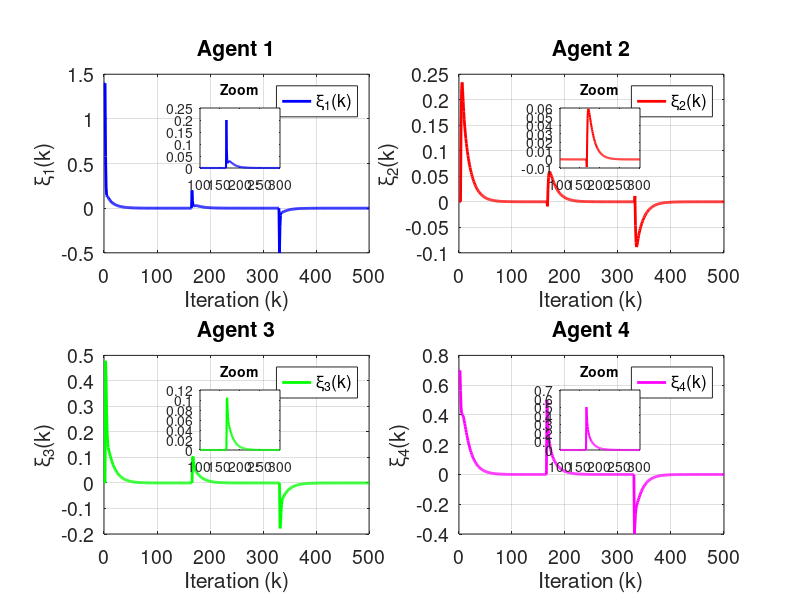

MATLAB code for this plot:
clc; clear;

%Parameters

rho = 10.5;
eta = 5;
lamda = 200;
mu = 80.5;
epsilon = 1e-5;
alpha = 1;

T = 0.1;
gamma1 = 0.05;
gamma2 = 0.05;
gamma3 = 0.05;
gamma4 = 0.05;

beta = 10;
sigma = 95;
tau = 1e-5;
nena = 1e-5;

rT = 1024;
L = 200;
m = 500;
n =600;


% initialization 

phi1 = zeros(m+1, 1);
phi2 = zeros(m+1, 1);
phi3 = zeros(m+1, 1);
phi4 = zeros(m+1, 1);

mfa1 = zeros(m+1, 1);
mfa2 = zeros(m+1, 1);
mfa3 = zeros(m+1, 1);
mfa4 = zeros(m+1, 1);

sm1 = zeros(m,1);
sm2 = zeros(m,1);
sm3 = zeros(m,1);
sm4 = zeros(m,1);

y1 = zeros(m+1, 1);
y2 = zeros(m+1, 1);
y3 = zeros(m+1, 1);
y4 = zeros(m+1, 1);

u1 = zeros(m,1);
u2 = zeros(m,1);
u3 = zeros(m,1);
u4 = zeros(m,1);

xi1 = zeros(m, 1);
xi2 = zeros(m, 1);
xi3 = zeros(m, 1);
xi4 = zeros(m, 1);

s1 = zeros(m, 1);
s2 = zeros(m, 1);
s3 = zeros(m, 1);
s4 = zeros(m, 1);

omega1 = zeros(m, 1);
omega2 = zeros(m, 1);
omega3 = zeros(m, 1);
omega4 = zeros(m, 1);

%Time Invarying Leaders signals (w5, w6)
% % Preallocate arrays (adjust size if needed)
w5 = zeros(1, m);  % example length, adjust as needed
w6 = zeros(1, m);  % example length, adjust as needed

% Set w5 values according to conditions
w5(1:165)     = 1.4;
w5(166:330)   = 1.6;
w5(331:end)   = 1.1;

% Set w6 values according to conditions
w6(1:165)     = 0.7;
w6(166:330)   = 1.2;
w6(331:end)   = 0.8;


% % Time vector for sinusoidal signals
% k = 1:m;
% t = (k-1) * T; % Time vector: t = (k-1)*T

% % Define sinusoidal leader signals (choose one of the variations below)

% % Variation 1: Low-frequency, same amplitude, phase-shifted signals
% w5 = 0.5 + 0.25 * sin(0.1 * t); % Amplitude = 0.25, frequency = 0.1 rad/s, offset = 1.15
% w6 = 0.5 + 0.25 * sin(0.1 * t + pi/2); % Same amplitude and frequency, phase shift = pi/2


for k = 1:m

    if k == 1
        phi1(k) = 1;
        phi2(k) = 1;
        phi3(k) = 1;
        phi4(k) = 1;
    elseif k == 2
        phi1(k) = phi1(k-1) + (eta * u1(k-1) / (mu + u1(k-1)^2)) * (y1(k) - phi1(k-1)*u1(k-1));
        phi2(k) = phi2(k-1) + (eta * u2(k-1) / (mu + u2(k-1)^2)) * (y2(k) - phi2(k-1)*u2(k-1));
        phi3(k) = phi3(k-1) + (eta * u3(k-1) / (mu + u3(k-1)^2)) * (y3(k) - phi3(k-1)*u3(k-1));
        phi4(k) = phi4(k-1) + (eta * u4(k-1) / (mu + u4(k-1)^2)) * (y4(k) - phi4(k-1)*u4(k-1));
    else
        phi1(k) = phi1(k-1) + (eta * (u1(k-1) - u1(k-2)) / (mu + (u1(k-1) - u1(k-2))^2)) * (y1(k) - y1(k-1) - phi1(k-1) * (u1(k-1) - u1(k-2)));
        phi2(k) = phi2(k-1) + (eta * (u2(k-1) - u2(k-2)) / (mu + (u2(k-1) - u2(k-2))^2)) * (y2(k) - y2(k-1) - phi2(k-1) * (u2(k-1) - u2(k-2)));
        phi3(k) = phi3(k-1) + (eta * (u3(k-1) - u3(k-2)) / (mu + (u3(k-1) - u3(k-2))^2)) * (y3(k) - y3(k-1) - phi3(k-1) * (u3(k-1) - u3(k-2)));
        phi4(k) = phi4(k-1) + (eta * (u4(k-1) - u4(k-2)) / (mu + (u4(k-1) - u4(k-2))^2)) * (y4(k) - y4(k-1) - phi4(k-1) * (u4(k-1) - u4(k-2)));
    end

    % Stability protection
    if k > 2 && (abs(phi1(k)) <= epsilon || abs(u1(k - 1) - u1(k - 2)) <= epsilon || sign(phi1(k)) ~= sign(phi1(1)))
        phi1(k) = phi1(1);
    end
    
    if k > 2 && (abs(phi2(k)) <= epsilon || abs(u2(k - 1) - u2(k - 2)) <= epsilon || sign(phi2(k)) ~= sign(phi2(1)))
        phi2(k) = phi2(1);
    end
    
    if k > 2 && (abs(phi3(k)) <= epsilon || abs(u3(k - 1) - u3(k - 2)) <= epsilon || sign(phi3(k)) ~= sign(phi3(1)))
        phi3(k) = phi3(1);
    end
    
    if k > 2 && (abs(phi4(k)) <= epsilon || abs(u4(k - 1) - u4(k - 2)) <= epsilon || sign(phi4(k)) ~= sign(phi4(1)))
        phi4(k) = phi4(1);
    end

    % Example for one time step:
    xi1(k) = y2(k) - 2 * y1(k) + w5(k);
    xi2(k) = y3(k) - y2(k);
    xi3(k) = y4(k) - 2 * y3(k) + y1(k);
    xi4(k) = y2(k) - 2 * y4(k) + w6(k);

    % Fix: Handle k=1 case for sliding surfaces
    if k == 1
        s1(k) = 0;
        s2(k) = 0;
        s3(k) = 0;
        s4(k) = 0;
    else
        s1(k) = alpha * xi1(k) - xi1(k-1);
        s2(k) = alpha * xi2(k) - xi2(k-1);
        s3(k) = alpha * xi3(k) - xi3(k-1);
        s4(k) = alpha * xi4(k) - xi4(k-1);
    end

    % Fix: Handle k=1 case for sliding surfaces
    if k == 1
        omega1(k) = 0;
        omega2(k) = 0;
        omega3(k) = 0;
        omega4(k) = 0;
    else
        omega1(k) = s1(k) + tau * (s1(k-1));
        omega2(k) = s2(k) + tau * (s2(k-1));
        omega3(k) = s3(k) + tau * (s3(k-1));
        omega4(k) = s4(k) + tau * (s4(k-1));
    end

    if k == 1
        mfa1(k) = 0;
        mfa2(k) = 0;
        mfa3(k) = 0;
        mfa4(k) = 0;
    else
        mfa1(k) = mfa1(k-1) + (rho * phi1(k)) / (lamda + abs(phi1(k)^2)) * xi1(k);
        mfa2(k) = mfa2(k-1) + (rho * phi2(k)) / (lamda + abs(phi2(k)^2)) * xi2(k);
        mfa3(k) = mfa3(k-1) + (rho * phi3(k)) / (lamda + abs(phi3(k)^2)) * xi3(k);
        mfa4(k) = mfa4(k-1) + (rho * phi4(k)) / (lamda + abs(phi4(k)^2)) * xi4(k);
    end


    % SMC updates
    if k == 1 
        sm1(k) = 0;
        sm2(k) = 0;
        sm3(k) = 0;
        sm4(k) = 0;
    else
        sm1(k) = sm1(k-1) + (beta * phi1(k)) / (sigma + (phi1(k))^2) * ...
            ( (xi1(k) + (y4(k) - y4(k-1)) + (w5(k) - w5(k-1))+(w6(k) - w6(k-1))) / (1 + 1) ...
            + (1-tau * alpha) * xi1(k) - tau * xi1(k-1) / (alpha * (2)) + nena * sign(omega1(k)) );

        sm2(k) = sm2(k-1) + (beta * phi2(k)) / (sigma + (phi2(k))^2) * ...
            ( (xi2(k) + (y3(k) - y3(k-1)) + (w5(k) - w5(k-1))+(w6(k) - w6(k-1))) / (1) ...
            + (1-tau * alpha) * xi2(k) - tau * xi2(k-1) / (alpha * (1)) + nena * sign(omega2(k)) );


        sm3(k) = sm3(k-1) + (beta * phi3(k)) / (sigma + (phi3(k))^2) * ...
            ( (xi3(k) + (y1(k) - y1(k-1)) + (y4(k) - y4(k-1)) + (w5(k) - w5(k-1))+(w6(k) - w6(k-1))) / (2) ...
            + (1-tau * alpha) * xi3(k) - tau * xi3(k-1) / (alpha * (2)) + nena * sign(omega3(k)) );


        sm4(k) = sm4(k-1) + (beta * phi4(k)) / (sigma + (phi4(k))^2) * ...
            ( (xi4(k) + (y2(k) - y3(k-1)) + (w5(k) - w5(k-1))+(w6(k) - w6(k-1))) / (2) ...
            + (1-tau * alpha) * xi4(k) - tau * xi4(k-1) / (alpha * (2)) + nena * sign(omega4(k)) );
    end

    % Control signal
    if k == 1
        u1(k) = 0;
        u2(k) = 0;
        u3(k) = 0;
        u4(k) = 0;
    else
        u1(k) = mfa1(k) + gamma1 * sm1(k);
        u2(k) = mfa2(k) + gamma2 * sm2(k);
        u3(k) = mfa3(k) + gamma3 * sm3(k);
        u4(k) = mfa4(k) + gamma4 * sm4(k);
    end
    if k == 1
        y1(k) = 0;
        y2(k) = 0;
        y3(k) = 0;
        y4(k) = 0;
    end

    % System dynamics (example, replace with actual system equations)

    y1(k + 1) = m / (rT * 0.1) * u1(k);
    y2(k + 1) = m / (rT * 0.1) * u2(k);
    y3(k + 1) = m / (rT * 0.1) * u3(k);
    y4(k + 1) = m / (rT * 0.3) * u4(k);

    
    % Ensure y values do not exceed bounds (example, adjust as needed)
 
    % y1(k) = max(0, min(1, y1(k)));
    % y2(k) = max(0, min(1, y2(k)));
    % y3(k) = max(0, min(1, y3(k)));
    % y4(k) = max(0, min(1, y4(k)));
    % % Ensure u values do not exceed bounds (example, adjust as needed)
    % u1(k) = max(0, min(1, u1(k)));
    % u2(k) = max(0, min(1, u2(k)));
    % u3(k) = max(0, min(1, u3(k)));
    % u4(k) = max(0, min(1, u4(k)));
    % % Ensure phi values do not exceed bounds (example, adjust as needed)
    % phi1(k) = max(0, min(1, phi1(k)));
    % phi2(k) = max(0, min(1, phi2(k)));
    % phi3(k) = max(0, min(1, phi3(k)));
    % phi4(k) = max(0, min(1, phi4(k)));

    % Plotting



end

% Time vector
k = 1:m;

% Create a main figure window
figure('Position', [100, 100, 1350, 750]);

% Define zoom range (adjust as needed)
zoomStart = 100;
zoomEnd = 300;
zommed_fontsize = 14;

% Agent 1
subplot(2,2,1);
plot(k, xi1(1:m), 'b', 'LineWidth', 2);
title('Agent 1', 'FontSize', 14);
xlabel('Iteration (k)', 'FontSize', 14);
ylabel('\xi_1(k)', 'FontSize', 14);
legend('\xi_1(k)', 'FontSize', 12);
grid on;
set(gca, 'FontSize', 14);
% Zoom inset
axes('Position', [0.25 0.72 0.1 0.1]);
box on;
plot(k(zoomStart:zoomEnd), xi1(zoomStart:zoomEnd), 'b', 'LineWidth', 1.5);
title('Zoom', 'FontSize', 10);
set(gca, 'FontSize', 10);


% Agent 2
subplot(2,2,2);
plot(k, xi2(1:m), 'r', 'LineWidth', 2);
title('Agent 2', 'FontSize', 14);
xlabel('Iteration (k)', 'FontSize', 14);
ylabel('\xi_2(k)', 'FontSize', 14);
legend('\xi_2(k)', 'FontSize', 12);
grid on;
set(gca, 'FontSize', 14);
axes('Position', [0.7 0.72 0.1 0.1]);
box on;
plot(k(zoomStart:zoomEnd), xi2(zoomStart:zoomEnd), 'r', 'LineWidth', 1.5);
title('Zoom', 'FontSize', 10);
set(gca, 'FontSize', 10);

% Agent 3
subplot(2,2,3);
plot(k, xi3(1:m), 'g', 'LineWidth', 2);
title('Agent 3', 'FontSize', 14);
xlabel('Iteration (k)', 'FontSize', 14);
ylabel('\xi_3(k)', 'FontSize', 14);
legend('\xi_3(k)', 'FontSize', 12);
grid on;
set(gca, 'FontSize', 14);
axes('Position', [0.25 0.25 0.1 0.1]);
box on;
plot(k(zoomStart:zoomEnd), xi3(zoomStart:zoomEnd), 'g', 'LineWidth', 1.5);
title('Zoom', 'FontSize', 10);
set(gca, 'FontSize', 10);

% Agent 4
subplot(2,2,4);
plot(k, xi4(1:m), 'm', 'LineWidth', 2);
title('Agent 4', 'FontSize', 14);
xlabel('Iteration (k)', 'FontSize', 14);
ylabel('\xi_4(k)', 'FontSize', 14);
legend('\xi_4(k)', 'FontSize', 12);
grid on;
set(gca, 'FontSize', 14);
axes('Position', [0.7 0.25 0.1 0.1]);
box on;
plot(k(zoomStart:zoomEnd), xi4(zoomStart:zoomEnd), 'm', 'LineWidth', 1.5);
title('Zoom', 'FontSize', 10);
set(gca, 'FontSize', 10);



    


